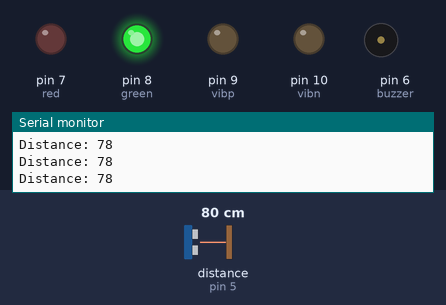
Bench run of a sketch on a simulated Arduino Uno, built with avr-gcc and run on an emulated ATmega328P. On the bench: output pins drawn as LEDs (lit = HIGH), buzzer (waves = sounding, pin HIGH), the last lines printed to the serial monitor. Wiring (inferred from the names in the program): ultrasonic range finder: trigger pin 4; echo pin 5. Inputs (shaded band) come from the test bench; at power-on: distance to the obstacle (sensor on pin 5) 80 cm. The echo pulse lasts 58.3 µs per cm; pins used as bus, display or sensor lines are not drawn.

Above: at 1.2 s.
1.3 s: distance to the obstacle (sensor on pin 5) set to 75 cm
2.8 s: distance to the obstacle (sensor on pin 5) set to 68 cm
At 3.01 s:
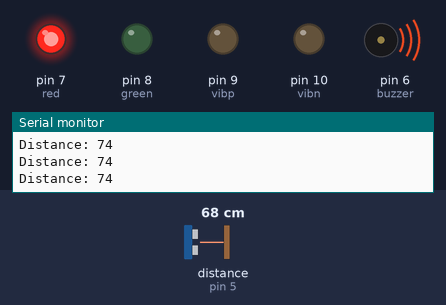
5.8 s: distance to the obstacle (sensor on pin 5) set to 34 cm
At 5.82 s:
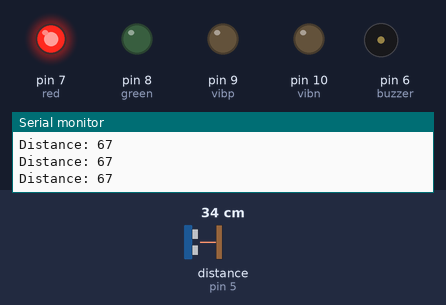
At 6.28 s:
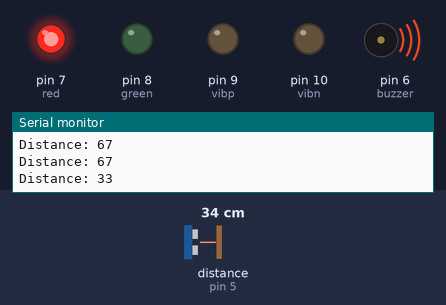
8.8 s: distance to the obstacle (sensor on pin 5) set to 29 cm
11.8 s: distance to the obstacle (sensor on pin 5) set to 35 cm
At 12.2 s:
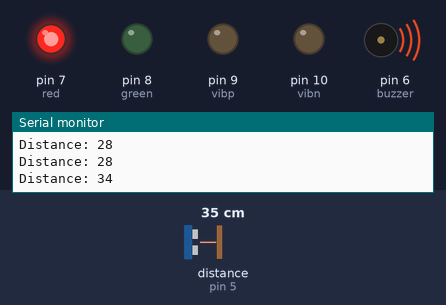
14.8 s: distance to the obstacle (sensor on pin 5) set to 2 cm
Timing chart, 0 to 18.8 s (numbered marks = the images above; inputs shaded):
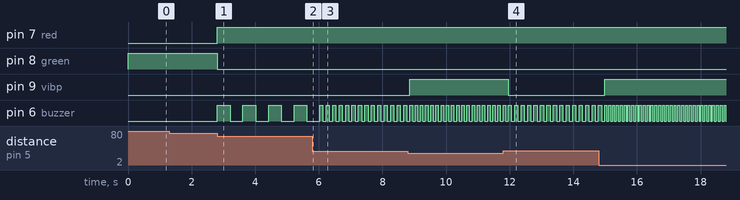

The sketch:

025-Using-Ultrasonic-Distance-Sensor-HC-SR04-Buzzer-LED.ino
```cpp
//Digi-Torch by us sensor
// defines pins numbers
const int trigPin = 4;
const int echoPin = 5;
const int buzzer = 6;
const int red = 7;
const int green = 8;
const int vibp = 9;
const int vibn = 10;
// defines variables
long duration;
int distance;
int safetyDistance;


void setup() {
pinMode(trigPin, OUTPUT); // Sets the trigPin as an Output
pinMode(echoPin, INPUT); // Sets the echoPin as an Input
pinMode(buzzer, OUTPUT);
pinMode(red, OUTPUT);
pinMode(green, OUTPUT);
pinMode(vibp, OUTPUT);
pinMode(vibn, OUTPUT);
Serial.begin(9600); // Starts the serial communication
}


void loop() {
// Clears the trigPin
digitalWrite(trigPin, LOW);
delayMicroseconds(2);

// Sets the trigPin on HIGH state for 10 micro seconds
digitalWrite(trigPin, HIGH);
delayMicroseconds(10);
digitalWrite(trigPin, LOW);

// Reads the echoPin, returns the sound wave travel time in microseconds
duration = pulseIn(echoPin, HIGH);

// Calculating the distance
distance= duration*0.034/2;

safetyDistance = distance;
if (safetyDistance <= 70 && safetyDistance >60)
{
  digitalWrite(red, HIGH);
  digitalWrite(green,LOW);
  digitalWrite(vibp, LOW);
  digitalWrite(vibn, LOW);
  if(safetyDistance <= 70 && safetyDistance >60)
  { digitalWrite(buzzer, HIGH);
  delay(400);
  digitalWrite(buzzer, LOW);
  delay(400);
  }
}
else if (safetyDistance <= 60 && safetyDistance >50)
{
  digitalWrite(red, HIGH);
  digitalWrite(green,LOW);
  digitalWrite(vibp, LOW);
  digitalWrite(vibn, LOW);
  if(safetyDistance <= 60 && safetyDistance >50)
  { digitalWrite(buzzer, HIGH);
  delay(300);
  digitalWrite(buzzer, LOW);
  delay(300);
  }
}
else if (safetyDistance <= 50 && safetyDistance >40)
{
  digitalWrite(red, HIGH);
  digitalWrite(green,LOW);
  digitalWrite(vibp, LOW);
  digitalWrite(vibn, LOW);
  if(safetyDistance <= 50 && safetyDistance >40)
  { digitalWrite(buzzer, HIGH);
  delay(200);
  digitalWrite(buzzer, LOW);
  delay(200);
  }
}
else if (safetyDistance <= 40 && safetyDistance >30)
{
  digitalWrite(red, HIGH);
  digitalWrite(green,LOW);
  digitalWrite(vibp, LOW);
  digitalWrite(vibn, LOW);
  if(safetyDistance <= 40 && safetyDistance >30)
  { digitalWrite(buzzer, HIGH);
  delay(100);
  digitalWrite(buzzer, LOW);
  delay(100);
  }
}
else if (safetyDistance <= 30 && safetyDistance >20)
{
  digitalWrite(red, HIGH);
  digitalWrite(green,LOW);
  digitalWrite(vibp, HIGH);
  digitalWrite(vibn, LOW);
   if (safetyDistance <= 30 && safetyDistance >20)
  { digitalWrite(buzzer, HIGH);
  delay(80);
  digitalWrite(buzzer, LOW);
  delay(80);
  }
}
else if (safetyDistance <= 20 && safetyDistance >0)
{
  digitalWrite(red, HIGH);
  digitalWrite(green,LOW);
  digitalWrite(vibp, HIGH);
  digitalWrite(vibn, LOW);
   if(safetyDistance <= 20 && safetyDistance >0)
  { digitalWrite(buzzer, HIGH);
  delay(60);
  digitalWrite(buzzer, LOW);
  delay(60);
  }
}

else{
  digitalWrite(buzzer, LOW);
  digitalWrite(red, LOW);
  digitalWrite(vibp, LOW);
  digitalWrite(green, HIGH);
  digitalWrite(vibn, LOW);

}

// Prints the distance on the Serial Monitor
Serial.print("Distance: ");
Serial.println(distance);
}
```

Measured:
- the behaviour switches between 72 and 71 cm on distance to the obstacle (sensor on pin 5) (found by bisection; images 0 and 1)
- after the input at 2.8 s, pin 7 (red): LOW → HIGH at once; pin 8 (green): HIGH → LOW at once; pin 6 (buzzer): alternates HIGH for 0.40 s and LOW for 0.40 s, starting at once
- after the input at 5.8 s, pin 6 (buzzer): alternates HIGH for 0.10 s and LOW for 0.10 s, starting after 0.33 s
- after the input at 8.8 s, pin 9 (vibp): LOW → HIGH after 0.07 s
- after the input at 11.8 s, pin 9 (vibp): HIGH → LOW after 0.15 s
- after the input at 14.8 s, pin 9 (vibp): LOW → HIGH after 0.19 s; pin 6 (buzzer): alternates HIGH for 0.06 s and LOW for 0.06 s, starting after 0.25 s
